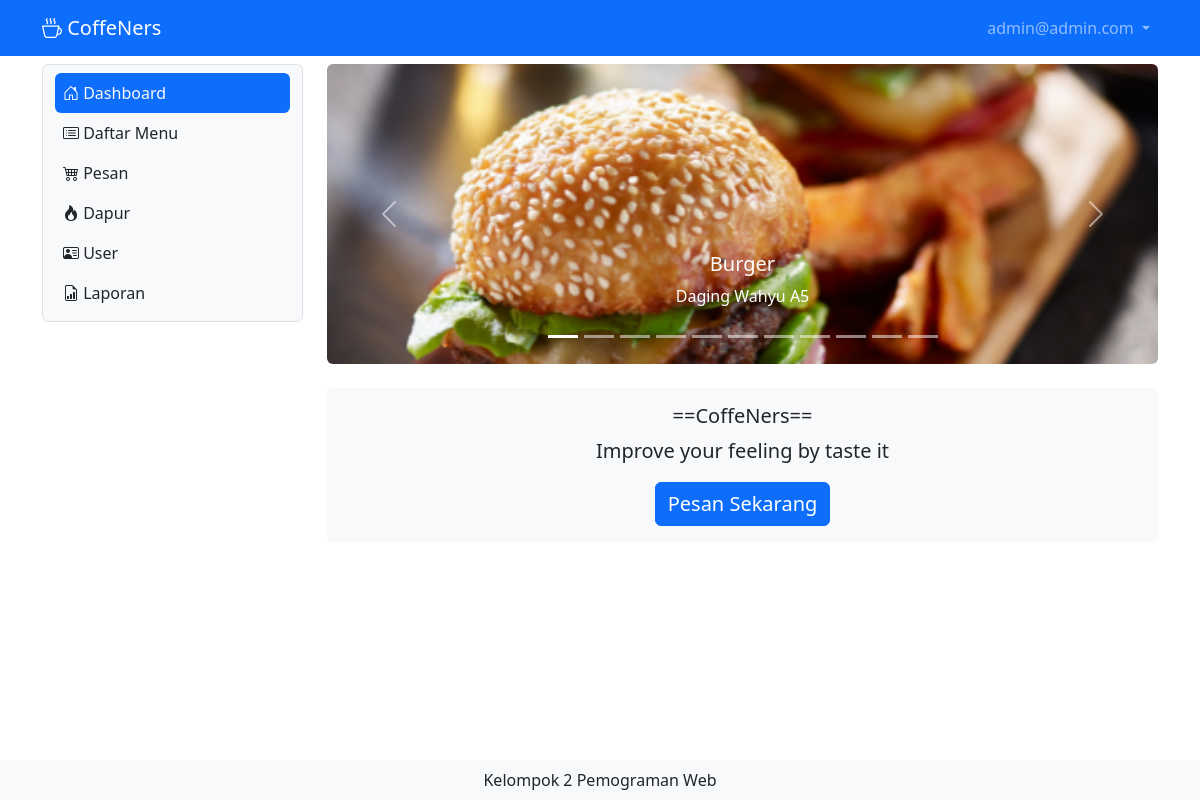
The app's page /home (signed in) with its own data.
### tables this page shows
CREATE TABLE IF NOT EXISTS `tb_userc` (
  `id` int NOT NULL AUTO_INCREMENT,
  `nama` varchar(200) DEFAULT NULL,
  `username` varchar(200) DEFAULT NULL,
  `password` varchar(200) DEFAULT NULL,
  `leveluser` int DEFAULT NULL,
  `telepon` varchar(50) DEFAULT NULL,
  PRIMARY KEY (`id`) USING BTREE
);

CREATE TABLE IF NOT EXISTS `tb_daftar_menu` (
  `id` int NOT NULL AUTO_INCREMENT,
  `gambar` varchar(200) DEFAULT NULL,
  `nama_menu` varchar(200) DEFAULT NULL,
  `keterangan` varchar(200) DEFAULT NULL,
  `kategori` int DEFAULT NULL,
  `harga` int DEFAULT NULL,
  PRIMARY KEY (`id`) USING BTREE
);

### home.php (the view, shortened to what this page needs)
<?php
include "proses/connect.php";
$query = mysqli_query($conn, "SELECT * FROM tb_daftar_menu");
while ($row = mysqli_fetch_array($query)) {
    $result[] = $row;
}
?>
<div class="col-lg-9 mt-2">
    <div id="carouselExampleCaptions" class="carousel slide" data-bs-ride="carousel">
        <div class="carousel-indicators">
            <?php
            $slide = 0;
            $firstSlideButton = true;
            foreach ($result as $dataTombol) {
                ($firstSlideButton) ? $aktif = "active" : $aktif = "";
                $firstSlideButton = false;
            ?>
                <button type="button" data-bs-target="#carouselExampleCaptions" data-bs-slide-to="<?php echo $slide ?>" class="<?php echo $aktif ?>" aria-current="true" aria-label="Slide <?php echo $slide + 1 ?> "></button>
            <?php
                $slide++;
            }
            ?>
        </div>
        <div class="carousel-inner rounded">
            <?php
            $firstSlide = true;
            foreach ($result as $data) {
                ($firstSlide) ? $aktif = "active" : $aktif = "";
                $firstSlide = false;
            ?>
                <div class="carousel-item <?php echo $aktif ?>">
                    <img src="assets/img/<?php echo $data['gambar'] ?>" class="img-fluid" style="height: 300px; width: 1000px; object-fit:cover" alt="...">
                    <div class="carousel-caption d-none d-md-block">
                        <h5><?php echo $data['nama_menu'] ?></h5>
                        <p><?php echo $data['keterangan'] ?></p>
                    </div>
                </div>
            <?php
            }
            ?>
        </div>
        <button class="carousel-control-prev" type="button" data-bs-target="#carouselExampleCaptions" data-bs-slide="prev">
            <span class="carousel-control-prev-icon" aria-hidden="true"></span>
        </button>
        <button class="carousel-control-next" type="button" data-bs-target="#carouselExampleCaptions" data-bs-slide="next">
            <span class="carousel-control-next-icon" aria-hidden="true"></span>
        </button>
    </div>
    <div class="card mt-4 border-0 bg-light">
        <div class="card-body text-center">
            <h5 class="card-title fs-5">==CoffeNers==</h5>
            <p class="card-text fs-5">Improve your feeling by taste it</p>
            <a href="pesan" class="btn btn-primary fs-5">Pesan Sekarang</a>
        </div>
    </div>
</div>

### header.php (shortened to what this page needs)
<?php
include "proses/connect.php";
$query = mysqli_query($conn, "SELECT * FROM tb_userc WHERE username= '$_SESSION[username_cafeku]'");
?>
<nav class="navbar navbar-expand navbar-dark bg-primary sticky-top">
    <div class="container-lg">
        <a class="navbar-brand" href="."><i class="bi bi-cup-hot"></i> CoffeNers</a>
        <div class="collapse navbar-collapse justify-content-end" id="navbarNavDropdown">
            <ul class="navbar-nav">
                <li class="nav-item dropdown">
                    <a class="nav-link dropdown-toggle" href="#" role="button" data-bs-toggle="dropdown" aria-expanded="false">
                        <?php echo $hasil['username']; ?>
                    </a>
                </li>
            </ul>
        </div>
    </div>
</nav>

### records on screen
tb_userc: username "admin@admin.com"
tb_daftar_menu: gambar (picture), nama_menu "Burger", keterangan "Daging Wahyu A5"
